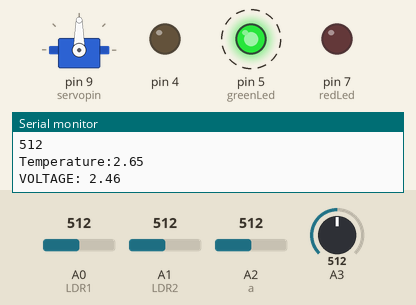
Recording of a sketch running on a simulated Arduino Uno, built with avr-gcc and run on an emulated ATmega328P. Parts: servo, output pins drawn as LEDs (lit = HIGH), the last lines printed to the serial monitor. Dashed ring = blinking. The test bench sets the inputs (shaded band); at power-on: A3 = 512, A0 (LDR1) = 512, A1 (LDR2) = 512, A2 (a) = 512.

Above: at 2.2 s.
3.3 s: A3 set to 321
6.8 s: A3 set to 302
At 8.6 s:
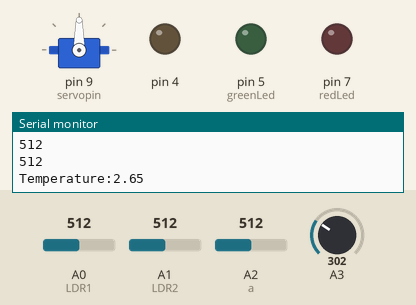
9.0 s: A3 set to 226
11.0 s: A3 set to 201
At 12.3 s:
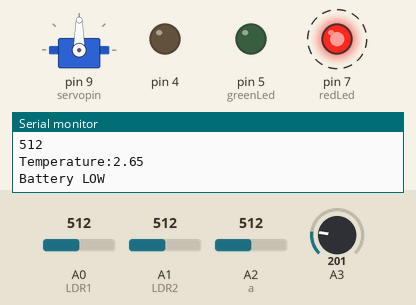
15.3 s: A0 (LDR1) set to 536
At 17.1 s:
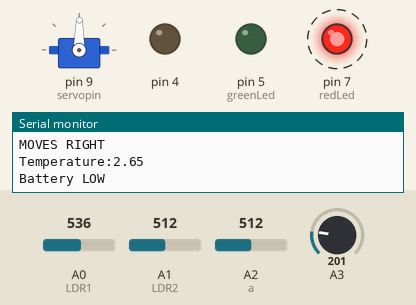
18.9 s: A1 (LDR2) set to 716
Timing chart, 0 to 34.4 s (numbered marks = the images above; inputs shaded):
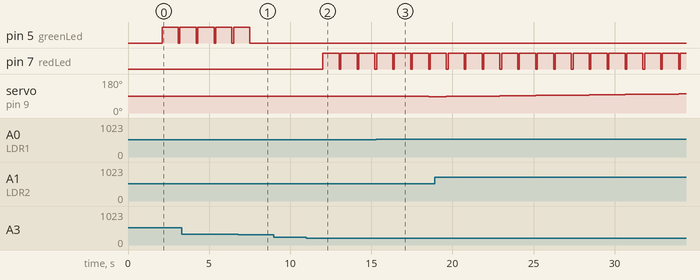

Measured:
- the behaviour switches between 313 and 312 on A3 (found by bisection; images 0 and 1)
- the behaviour switches between 209 and 208 on A3 (found by bisection; images 1 and 2)
- after the input at 6.8 s, pin 5 (greenLed): goes on until 7.5 s, then stays LOW
- after the input at 11.0 s, pin 7 (redLed): alternates HIGH for 1.0 s and LOW for 0.10 s, starting after 1.0 s
- after the input at 15.3 s, servo on pin 9 (servopin): 90° → 89° after 1.0 s, → 88° 1.1 s later, → 87° 1.1 s later
- by itself, pin 5 (greenLed): alternates HIGH for 1.0 s and LOW for 0.10 s

The sketch:

Arduino_Code.ino
```cpp
#include <Servo.h>      //including the library of servo motor
Servo sg90;             //initializing a variable for servo named sg90
int initial_position = 90;   //Declaring the initial position at 90
int LDR1 = A0;          //Pin at which LDR is connected
int LDR2 = A1;          //Pin at which LDR is connected
int error = 5;          //initializing variable for error
int servopin=9;
float a = A2;         // Pin at which temperature sensor is connected
int greenLed = 5;
int redLed = 7;
int analogValue = 0;
float voltage = 0;
int ledDelay = 1000;
void setup()
{

  sg90.attach(servopin);  // attaches the servo on pin 9
  pinMode(LDR1, INPUT);   //Making the LDR pin as input
  pinMode(LDR2, INPUT);
  Serial.begin(9600);
  pinMode(a, INPUT);
  sg90.write(initial_position);   //Move servo at 90 degree
  delay(2000);            // giving a delay of 2 seconds
  pinMode(4, OUTPUT);
  pinMode(greenLed, OUTPUT);
  pinMode(redLed,OUTPUT);
}

void loop()
{
  int R1 = analogRead(LDR1); // reading value from LDR 1
  int R2 = analogRead(LDR2); // reading value from LDR 2
  int diff1= abs(R1 - R2);   // Calculating the difference between the LDR's
  int diff2= abs(R2 - R1);
  analogValue = analogRead(A3);
  voltage = 0.0048*analogValue;
  if((diff1 <= error) || (diff2 <= error))
  {
    Serial.println("CENTERED  LDR values: ");
    Serial.println(R1);
    Serial.println(R2);

    //if the difference is under the error then do nothing
  } else {
    if(R1 > R2)
    {
      initial_position = --initial_position;
      Serial.println("MOVES RIGHT"); //Move the servo towards 0 degree
    }
    if(R1 < R2)
    {
      initial_position = ++initial_position;
      Serial.println("MOVES LEFT"); //Move the servo towards 180 degree
    }
  }
  sg90.write(initial_position); // write the position to servo
  delay(100);
  a=analogRead(2); // reading value from Temperature sensor
  float c=(a/965.0)*5;// Converting to degree celcius

  Serial.print("Temperature:");
  Serial.println(c);
  if(c>38)
  {
    digitalWrite(4,HIGH);
       // Sound buzzer if temp>38
  }
  else
    digitalWrite(4,LOW);
  if( voltage >= 1.5 )
  {
    digitalWrite(greenLed, HIGH);
    Serial.print("VOLTAGE: ");
    Serial.println(voltage);
  }
  else if( voltage <= 1)
    {
      digitalWrite(redLed, HIGH);
      Serial.println("Battery LOW");
    }

  delay(ledDelay);
  digitalWrite(4,LOW);
  digitalWrite(redLed, LOW);
  digitalWrite(greenLed, LOW);
}
```
